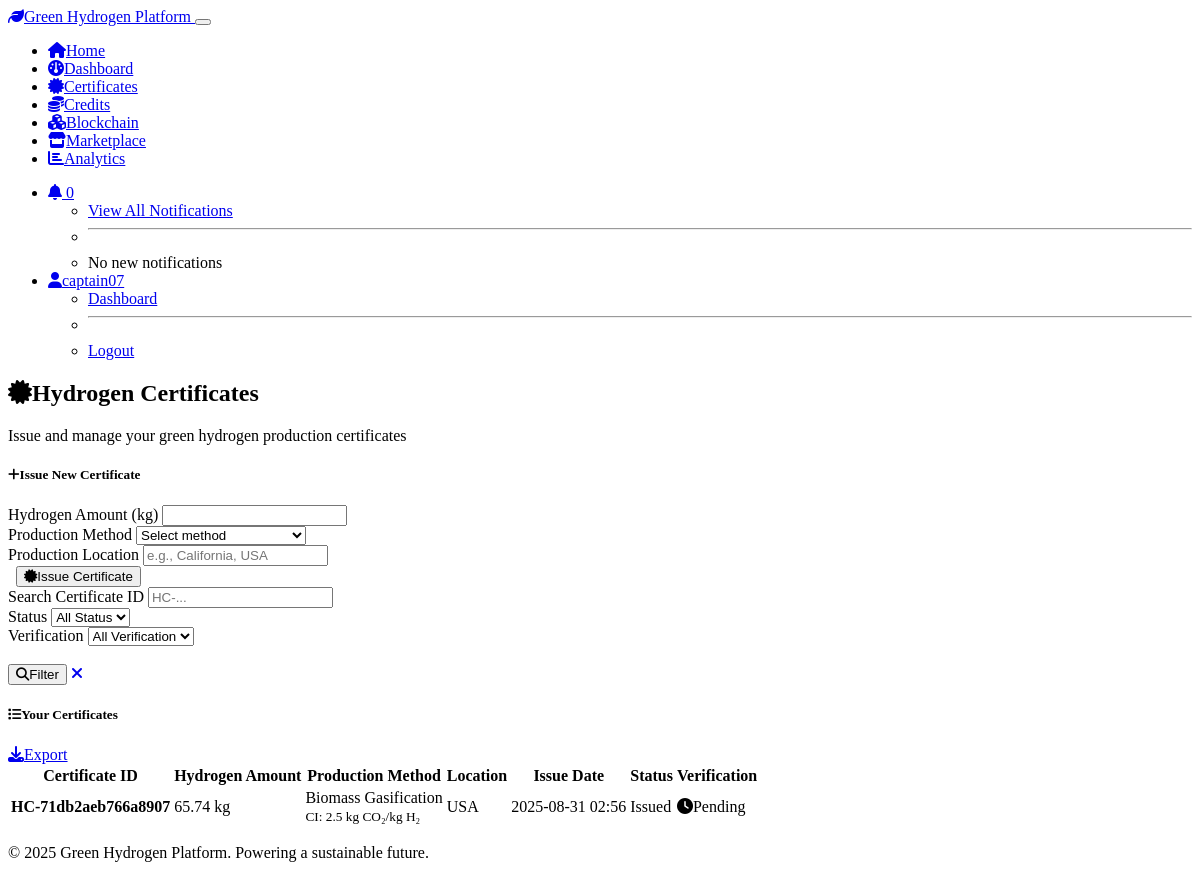
/certificates (signed in), run on the app's committed database.
### models.py (models this page shows, shortened)
class User(UserMixin, db.Model):
    __tablename__ = 'users'
    id = db.Column(db.Integer, primary_key=True)
    username = db.Column(db.String(64), unique=True, nullable=False)
    email = db.Column(db.String(120), unique=True, nullable=False)
    password_hash = db.Column(db.String(256))
    created_at = db.Column(db.DateTime, default=datetime.utcnow)
    notification_preferences = db.Column(db.Text)
    certificates = db.relationship('Certificate', backref='user', lazy=True)
    credits = db.relationship('Credit', backref='user', lazy=True)
    trade_orders = db.relationship('TradeOrder', backref='user', lazy=True)
    notifications = db.relationship('Notification', backref='user', lazy=True)

class Certificate(db.Model):
    __tablename__ = 'certificates'
    id = db.Column(db.Integer, primary_key=True)
    certificate_id = db.Column(db.String(128), unique=True, nullable=False)
    user_id = db.Column(db.Integer, db.ForeignKey('users.id'), nullable=False)
    issue_date = db.Column(db.DateTime, default=datetime.utcnow)
    status = db.Column(db.String(50), default='issued')
    verification_status = db.Column(db.String(50), default='pending')
    smart_contract_address = db.Column(db.String(128))
    meta_data = db.Column(db.Text)
    def get_meta(self):
        if self.meta_data:
            return json.loads(self.meta_data)
        return {}

### routes.py (the view, shortened to what this page needs)
@app.route('/certificates', methods=['GET', 'POST'])
@login_required
def certificates():
    search = request.args.get('search', '')
    status_filter = request.args.get('status', '')
    verification_filter = request.args.get('verification', '')
    query = Certificate.query.filter_by(user_id=current_user.id)
    if search:
        query = query.filter(Certificate.certificate_id.contains(search))
    if status_filter:
        query = query.filter_by(status=status_filter)
    if verification_filter:
        query = query.filter_by(verification_status=verification_filter)
    user_certificates = query.order_by(Certificate.issue_date.desc()).all()
    return render_template('certificates.html',
                          certificates=user_certificates,
                          search=search,
                          status_filter=status_filter,
                          verification_filter=verification_filter)

### app.py (called while the page is built)
@login_manager.user_loader
def load_user(user_id):
    from models import User
    return User.query.get(int(user_id))

### templates/certificates.html (shortened to what this page needs)
{% extends "base.html" %}
{% block content %}
<div class="row">
    <div class="col-12">
        <h2><i class="fas fa-certificate me-2"></i>Hydrogen Certificates</h2>
        <p class="text-muted">Issue and manage your green hydrogen production certificates</p>
    </div>
</div>
<div class="row mb-4">
    <div class="col-12">
        <div class="card">
            <div class="card-header">
                <h5><i class="fas fa-plus me-2"></i>Issue New Certificate</h5>
            </div>
            <div class="card-body">
                <form method="POST">
                    <div class="row">
                        <div class="col-md-3">
                            <div class="mb-3">
                                <label for="hydrogen_amount" class="form-label">Hydrogen Amount (kg)</label>
                                <input type="number" class="form-control" id="hydrogen_amount" name="hydrogen_amount"
                                       step="0.01" min="0.01" required>
                            </div>
                        </div>
                        <div class="col-md-3">
                            <div class="mb-3">
                                <label for="production_method" class="form-label">Production Method</label>
                                <select class="form-select" id="production_method" name="production_method" required>
                                    <option value="">Select method</option>
                                </select>
                            </div>
                        </div>
                        <div class="col-md-3">
                            <div class="mb-3">
                                <label for="location" class="form-label">Production Location</label>
                                <input type="text" class="form-control" id="location" name="location"
                                       placeholder="e.g., California, USA" required>
                            </div>
                        </div>
                        <div class="col-md-3">
                            <div class="mb-3">
                                <label class="form-label">&nbsp;</label>
                                <button type="submit" class="btn btn-success d-block w-100">
                                    <i class="fas fa-certificate me-2"></i>Issue Certificate
                                </button>
                            </div>
                        </div>
                    </div>
                </form>
            </div>
        </div>
    </div>
</div>
<div class="row mb-4">
    <div class="col-12">
        <div class="card">
            <div class="card-body">
                <form method="GET" class="row g-3">
                    <div class="col-md-3">
                        <label for="search" class="form-label">Search Certificate ID</label>
                        <input type="text" class="form-control" id="search" name="search"
                               value="{{ search }}" placeholder="HC-...">
                    </div>
                    <div class="col-md-3">
                        <label for="status" class="form-label">Status</label>
                        <select class="form-select" id="status" name="status">
                            <option value="">All Status</option>
                        </select>
                    </div>
                    <div class="col-md-3">
                        <label for="verification" class="form-label">Verification</label>
                        <select class="form-select" id="verification" name="verification">
                            <option value="">All Verification</option>
                        </select>
                    </div>
                    <div class="col-md-3">
                        <label class="form-label">&nbsp;</label>
                        <div class="d-flex gap-2">
                            <button type="submit" class="btn btn-primary flex-fill">
                                <i class="fas fa-search me-1"></i>Filter
                            </button>
                            <a href="{{ url_for('certificates') }}" class="btn btn-outline-secondary">
                                <i class="fas fa-times"></i>
                            </a>
                        </div>
                    </div>
                </form>
            </div>
        </div>
    </div>
</div>
<div class="row">
    <div class="col-12">
        <div class="card">
            <div class="card-header d-flex justify-content-between align-items-center">
                <h5><i class="fas fa-list me-2"></i>Your Certificates</h5>
                <a href="{{ url_for('export_certificates') }}" class="btn btn-outline-primary btn-sm">
                    <i class="fas fa-download me-1"></i>Export
                </a>
            </div>
            <div class="card-body">
                {% if certificates %}
                    <div class="table-responsive">
                        <table class="table table-hover">
                            <thead>
                                <tr>
                                    <th>Certificate ID</th>
                                    <th>Hydrogen Amount</th>
                                    <th>Production Method</th>
                                    <th>Location</th>
                                    <th>Issue Date</th>
                                    <th>Status</th>
                                    <th>Verification</th>
                                </tr>
                            </thead>
                            <tbody>
                                {% for cert in certificates %}
                                {% set meta = cert.get_meta() %}
                                <tr>
                                    <td>
                                        <strong>{{ cert.certificate_id }}</strong>
                                    </td>
                                    <td>{{ "%.2f"|format(meta.hydrogen_amount_kg) }} kg</td>
                                    <td>
                                        {{ meta.production_method.replace('_', ' ').title() }}
                                        <br><small class="text-muted">CI: {{ "%.1f"|format(meta.carbon_intensity) }} kg CO₂/kg H₂</small>
                                    </td>
                                    <td>{{ meta.location }}</td>
                                    <td>{{ cert.issue_date.strftime('%Y-%m-%d %H:%M') }}</td>
                                    <td>
                                        <span class="badge bg-{{ 'success' if cert.status == 'active' else 'primary' }}">
                                            {{ cert.status.title() }}
                                        </span>
                                    </td>
                                    <td>
                                        {% if cert.verification_status == 'verified' %}
                                            <span class="badge bg-success">
                                                <i class="fas fa-check me-1"></i>Verified
                                            </span>
                                        {% elif cert.verification_status == 'rejected' %}
                                            <span class="badge bg-danger">
                                                <i class="fas fa-times me-1"></i>Rejected
                                            </span>
                                        {% else %}
                                            <span class="badge bg-warning">
                                                <i class="fas fa-clock me-1"></i>Pending
                                            </span>
                                        {% endif %}
                                    </td>
                                </tr>
                                {% endfor %}
                            </tbody>
                        </table>
                    </div>
                {% else %}
                    <div class="text-center py-5">
                        <i class="fas fa-certificate fa-3x text-muted mb-3"></i>
                        <h5>No certificates found</h5>
                        <p class="text-muted">Issue your first hydrogen certificate to get started</p>
                    </div>
                {% endif %}
            </div>
        </div>
    </div>
</div>
{% endblock %}

### templates/base.html (shortened to what this page needs)
<!DOCTYPE html>
<html lang="en" data-bs-theme="dark">
<head>
    <link href="https://cdn.replit.com/agent/bootstrap-agent-dark-theme.min.css" rel="stylesheet">
    <link rel="stylesheet" href="https://cdnjs.cloudflare.com/ajax/libs/font-awesome/6.4.0/css/all.min.css">
    <link rel="stylesheet" href="{{ url_for('static', filename='css/style.css') }}">
</head>
<body>
    <nav class="navbar navbar-expand-lg navbar-dark bg-primary">
        <div class="container">
            <a class="navbar-brand" href="{{ url_for('index') }}">
                <i class="fas fa-leaf me-2"></i>Green Hydrogen Platform
            </a>
            <button class="navbar-toggler" type="button" data-bs-toggle="collapse" data-bs-target="#navbarNav">
            </button>
            <div class="collapse navbar-collapse" id="navbarNav">
                <ul class="navbar-nav me-auto">
                    <li class="nav-item">
                        <a class="nav-link" href="{{ url_for('index') }}">
                            <i class="fas fa-home me-1"></i>Home
                        </a>
                    </li>
                    {% if current_user.is_authenticated %}
                    <li class="nav-item">
                        <a class="nav-link" href="{{ url_for('dashboard') }}">
                            <i class="fas fa-dashboard me-1"></i>Dashboard
                        </a>
                    </li>
                    <li class="nav-item">
                        <a class="nav-link" href="{{ url_for('certificates') }}">
                            <i class="fas fa-certificate me-1"></i>Certificates
                        </a>
                    </li>
                    <li class="nav-item">
                        <a class="nav-link" href="{{ url_for('credits') }}">
                            <i class="fas fa-coins me-1"></i>Credits
                        </a>
                    </li>
                    <li class="nav-item">
                        <a class="nav-link" href="{{ url_for('blockchain') }}">
                            <i class="fas fa-cubes me-1"></i>Blockchain
                        </a>
                    </li>
                    <li class="nav-item">
                        <a class="nav-link" href="{{ url_for('marketplace') }}">
                            <i class="fas fa-store me-1"></i>Marketplace
                        </a>
                    </li>
                    <li class="nav-item">
                        <a class="nav-link" href="{{ url_for('analytics') }}">
                            <i class="fas fa-chart-bar me-1"></i>Analytics
                        </a>
                    </li>
                    {% endif %}
                </ul>
                <ul class="navbar-nav">
                    {% if current_user.is_authenticated %}
                    <li class="nav-item dropdown">
                        <a class="nav-link dropdown-toggle" href="#" role="button" data-bs-toggle="dropdown">
                            <i class="fas fa-bell me-1"></i>
                            <span class="badge bg-warning" id="notification-count">0</span>
                        </a>
                        <ul class="dropdown-menu">
                            <li><a class="dropdown-item" href="{{ url_for('notifications') }}">View All Notifications</a></li>
                            <li><hr class="dropdown-divider"></li>
                            <li><span class="dropdown-item-text text-muted">No new notifications</span></li>
                        </ul>
                    </li>
                    <li class="nav-item dropdown">
                        <a class="nav-link dropdown-toggle" href="#" role="button" data-bs-toggle="dropdown">
                            <i class="fas fa-user me-1"></i>{{ current_user.username }}
                        </a>
                        <ul class="dropdown-menu">
                            <li><a class="dropdown-item" href="{{ url_for('dashboard') }}">Dashboard</a></li>
                            <li><hr class="dropdown-divider"></li>
                            <li><a class="dropdown-item" href="{{ url_for('logout') }}">Logout</a></li>
                        </ul>
                    </li>
                    {% endif %}
                </ul>
            </div>
        </div>
    </nav>
    <main class="container mt-4">
        {% block content %}{% endblock %}
    </main>
    <footer class="bg-secondary mt-5 py-4">
        <div class="container text-center">
            <p>&copy; 2025 Green Hydrogen Platform. Powering a sustainable future.</p>
        </div>
    </footer>
</body>
</html>

### static/css/style.css (style rules this page uses)
:root { --hydrogen-green: #28a745; --hydrogen-blue: #007bff; --blockchain-purple: #6f42c1; --carbon-orange: #fd7e14; }
.card { transition: transform 0.2s ease-in-out; }
.table-responsive { border-radius: var(--bs-border-radius); }
.table th { border-bottom: 2px solid var(--bs-border-color); font-weight: 600; }
.btn { transition: all 0.2s ease-in-out; }

### data on the page
User: username "captain07"
Certificate: certificate_id "HC-71db2aeb766a8907", hydrogen_amount_kg "65.74", production_method.replace "Biomass Gasification", carbon_intensity "2.5", location "USA", issue_date "2025-08-31 02:56", status "Issued", verification_status "pending" (drawn)
